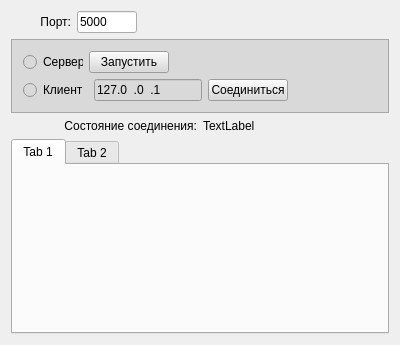
<?xml version="1.0" encoding="UTF-8"?>
<ui version="4.0">
 <class>IpRecorderWgt</class>
 <widget class="QWidget" name="IpRecorderWgt">
  <property name="geometry">
   <rect>
    <x>0</x>
    <y>0</y>
    <width>400</width>
    <height>345</height>
   </rect>
  </property>
  <property name="windowTitle">
   <string>IpRecorderWgt</string>
  </property>
  <layout class="QVBoxLayout" name="verticalLayout_5">
   <item>
    <layout class="QHBoxLayout" name="horizontalLayout_3">
     <item>
      <widget class="QLabel" name="label">
       <property name="minimumSize">
        <size>
         <width>60</width>
         <height>0</height>
        </size>
       </property>
       <property name="maximumSize">
        <size>
         <width>60</width>
         <height>16777215</height>
        </size>
       </property>
       <property name="text">
        <string>Порт:</string>
       </property>
       <property name="alignment">
        <set>Qt::AlignRight|Qt::AlignTrailing|Qt::AlignVCenter</set>
       </property>
      </widget>
     </item>
     <item>
      <widget class="QLineEdit" name="lePortName">
       <property name="maximumSize">
        <size>
         <width>60</width>
         <height>16777215</height>
        </size>
       </property>
       <property name="inputMask">
        <string>0000</string>
       </property>
       <property name="text">
        <string>5000</string>
       </property>
      </widget>
     </item>
     <item>
      <spacer name="horizontalSpacer">
       <property name="orientation">
        <enum>Qt::Horizontal</enum>
       </property>
       <property name="sizeHint" stdset="0">
        <size>
         <width>40</width>
         <height>20</height>
        </size>
       </property>
      </spacer>
     </item>
    </layout>
   </item>
   <item>
    <widget class="QFrame" name="frame">
     <property name="styleSheet">
      <string notr="true">background-color: rgb(217, 217, 217);</string>
     </property>
     <property name="frameShape">
      <enum>QFrame::StyledPanel</enum>
     </property>
     <property name="frameShadow">
      <enum>QFrame::Raised</enum>
     </property>
     <layout class="QVBoxLayout" name="verticalLayout_2">
      <item>
       <layout class="QHBoxLayout" name="horizontalLayout">
        <item>
         <widget class="QRadioButton" name="rbServerChoice">
          <property name="maximumSize">
           <size>
            <width>60</width>
            <height>16777215</height>
           </size>
          </property>
          <property name="text">
           <string>Сервер</string>
          </property>
         </widget>
        </item>
        <item>
         <widget class="QPushButton" name="pbStartServer">
          <property name="text">
           <string>Запустить</string>
          </property>
         </widget>
        </item>
        <item>
         <spacer name="horizontalSpacer_2">
          <property name="orientation">
           <enum>Qt::Horizontal</enum>
          </property>
          <property name="sizeHint" stdset="0">
           <size>
            <width>40</width>
            <height>20</height>
           </size>
          </property>
         </spacer>
        </item>
       </layout>
      </item>
      <item>
       <layout class="QHBoxLayout" name="horizontalLayout_2">
        <item>
         <widget class="QRadioButton" name="rbClientChoice">
          <property name="maximumSize">
           <size>
            <width>80</width>
            <height>16777215</height>
           </size>
          </property>
          <property name="text">
           <string>Клиент</string>
          </property>
         </widget>
        </item>
        <item>
         <widget class="QLineEdit" name="leServerName">
          <property name="maximumSize">
           <size>
            <width>120</width>
            <height>16777215</height>
           </size>
          </property>
          <property name="inputMask">
           <string>000.000.000.000</string>
          </property>
          <property name="text">
           <string>127.0.0.1</string>
          </property>
         </widget>
        </item>
        <item>
         <widget class="QPushButton" name="pbConnectToServer">
          <property name="maximumSize">
           <size>
            <width>80</width>
            <height>16777215</height>
           </size>
          </property>
          <property name="text">
           <string>Соединиться</string>
          </property>
         </widget>
        </item>
        <item>
         <spacer name="horizontalSpacer_3">
          <property name="orientation">
           <enum>Qt::Horizontal</enum>
          </property>
          <property name="sizeHint" stdset="0">
           <size>
            <width>40</width>
            <height>20</height>
           </size>
          </property>
         </spacer>
        </item>
       </layout>
      </item>
     </layout>
    </widget>
   </item>
   <item>
    <layout class="QHBoxLayout" name="horizontalLayout_8">
     <item>
      <widget class="QLabel" name="label_4">
       <property name="text">
        <string>Состояние соединения:</string>
       </property>
       <property name="alignment">
        <set>Qt::AlignRight|Qt::AlignTrailing|Qt::AlignVCenter</set>
       </property>
      </widget>
     </item>
     <item>
      <widget class="QLabel" name="lbConnectionStatus">
       <property name="text">
        <string>TextLabel</string>
       </property>
      </widget>
     </item>
    </layout>
   </item>
   <item>
    <widget class="QTabWidget" name="tabPlayRecord">
     <property name="currentIndex">
      <number>0</number>
     </property>
     <widget class="QWidget" name="tab">
      <attribute name="title">
       <string>Tab 1</string>
      </attribute>
      <layout class="QVBoxLayout" name="verticalLayout_3">
       <item>
        <widget class="RecorderForm" name="recorderWgt" native="true"/>
       </item>
      </layout>
     </widget>
     <widget class="QWidget" name="tab_2">
      <attribute name="title">
       <string>Tab 2</string>
      </attribute>
      <layout class="QVBoxLayout" name="verticalLayout_4">
       <item>
        <widget class="PlayerForm" name="playerWgt" native="true"/>
       </item>
      </layout>
     </widget>
    </widget>
   </item>
  </layout>
 </widget>
 <layoutdefault spacing="6" margin="11"/>
 <customwidgets>
  <customwidget>
   <class>RecorderForm</class>
   <extends>QWidget</extends>
   <header location="global">recorderform.h</header>
   <container>1</container>
  </customwidget>
  <customwidget>
   <class>PlayerForm</class>
   <extends>QWidget</extends>
   <header location="global">playerform.h</header>
   <container>1</container>
  </customwidget>
 </customwidgets>
 <resources/>
 <connections/>
</ui>
